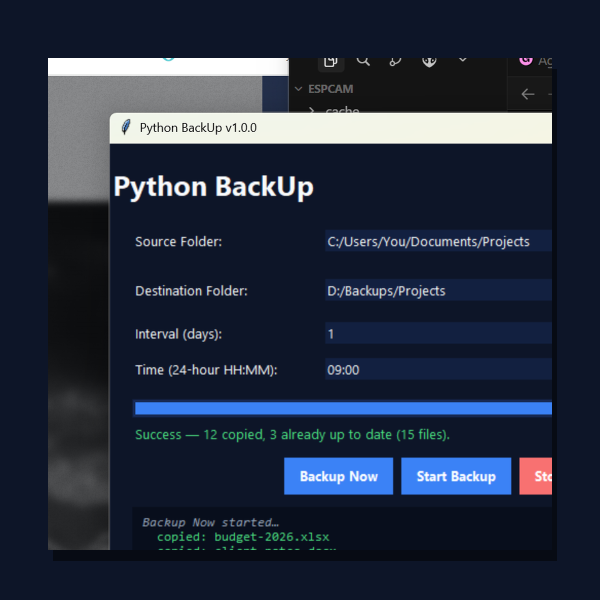
#> input picture docs/gumroad-thumbnail.png, 1200 x 1200 px, found by its file name (shown at 1/2 size)
$ python make_thumb_upload_js.py
#> lines starting #> are read from the running program, lines starting #| are printed output that depends on the picture
import base64
from pathlib import Path

from PIL import Image

src = Path(r"C:\Users\Steph\Desktop\PythonBackUp-Gumroad-images\gumroad-thumbnail.png")
img = Image.open(src).convert("RGB").resize((600, 600), Image.LANCZOS)
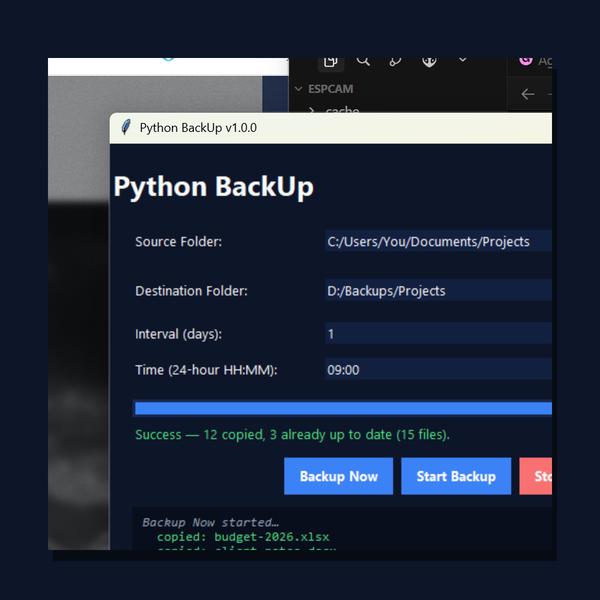
#> img: PIL image 600x600 RGB; mean R, G, B 36.1, 45.1, 63.3
png = Path(__file__).resolve().parent.parent / "docs" / "thumb-upload.jpg"
img.save(png, format="JPEG", quality=85, optimize=True)
b64 = base64.b64encode(png.read_bytes()).decode()
js = Path(__file__).resolve().parent.parent / "docs" / "upload-thumb.js"
js.write_text(
    f"""(async () => {{
  const b64 = "{b64}";
  const bin = atob(b64);
  const arr = new Uint8Array(bin.length);
  for (let i = 0; i < bin.length; i++) arr[i] = bin.charCodeAt(i);
  const blob = new Blob([arr], {{ type: "image/jpeg" }});
  const input = document.querySelectorAll('input[type=file]')[2];
  const file = new File([blob], "gumroad-thumbnail.jpg", {{ type: "image/jpeg" }});
  const dt = new DataTransfer();
  dt.items.add(file);
  input.files = dt.files;
  input.dispatchEvent(new Event("change", {{ bubbles: true }}));
  return "ok";
}})()""",
    encoding="utf-8",
)
print(js.stat().st_size)
